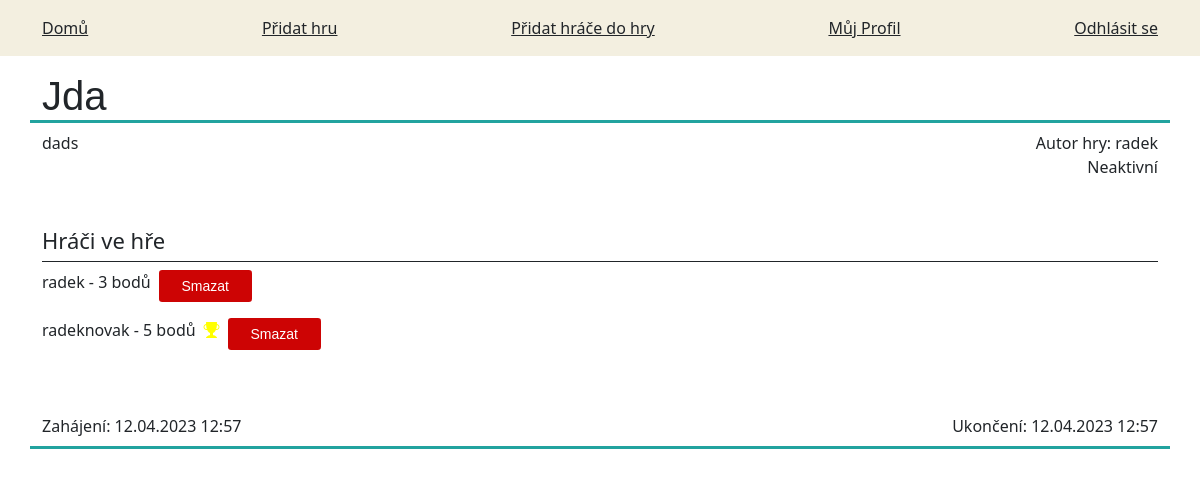
/70/ (signed in), run on an earlier commit of the app's database.
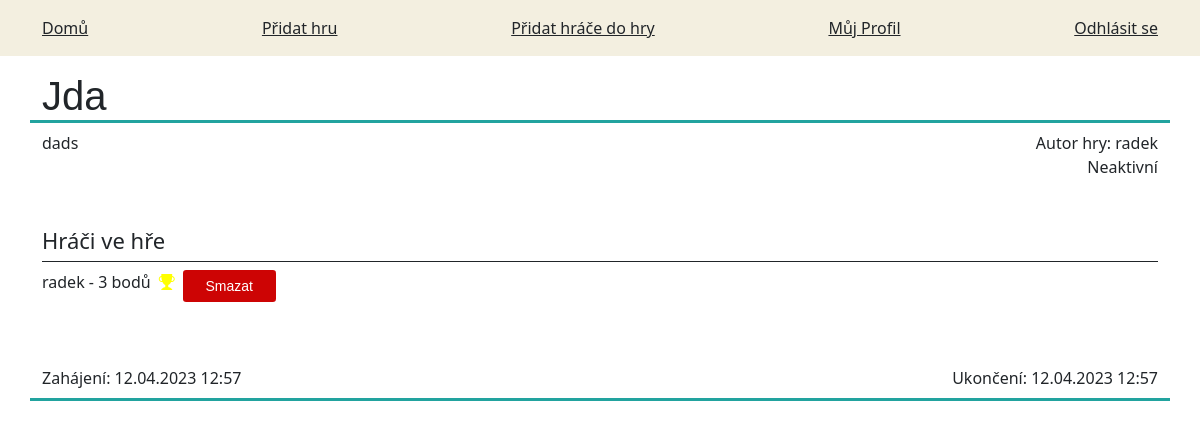
And on a later commit of the database.
### games/models.py (models this page shows, shortened)
class PlayerGame(models.Model):
    game = models.ForeignKey(Game, on_delete=models.CASCADE)
    player = models.ForeignKey(User, on_delete=models.CASCADE)
    score = models.IntegerField('skóre', default=0)

### games/views.py (the view, shortened to what this page needs)
# urls.py: path('<int:id>/', views.detail, name='detail'),
@login_required
def detail(request, id):
    game = Game.objects.get(pk=id)
    players = PlayerGame.objects.filter(game=id)                #detail hry
    is_admin_or_player = is_player_or_admin(request.user)
    return render(request, 'gameDetail.html',
                  {'game': game, 'players': players, 'is_admin_or_player': is_admin_or_player,
                   'winner': str(game.winner)})

### games/views.py (called while the page is built)
def is_player_or_admin(user):
    if user.is_superuser:                   #funkce na určení zda je užívatel admin nebo hráč
        return user.is_superuser
    else:
        return user.groups.filter(name='Hráč').exists()

### templates/gameDetail.html (shortened to what this page needs)
{% extends 'base.html' %}
{% block content %}
    {% if game %}
        <div class="container" style="border-bottom: 3px solid black; border-bottom-color: #22A39F">
            <div class="row" style="">
                <h1 class="d-flex float-start"
                    style="font-family: Helvetica; border-bottom: 3px solid black; border-bottom-color: #22A39F">{{ game.title }}</h1>
                <div/>
                <span class="d-flex justify-content-start float-start">{{ game.description }}</span>
                {% if game.author.is_superuser %}
                    <span class="text-danger d-flex justify-content-end">Autor: {{ game.author }}</span>
                {% else %}
                    <span class="d-flex justify-content-end">Autor hry: {{ game.author }}</span>
                {% endif %}
                {% if game.active == True %}
                    <label class="d-flex justify-content-end"><span
                            class="me-1 text-success">●</span>Aktivní</label>
                {% else %}
                    <label class="d-flex justify-content-end">Neaktivní</label>
                {% endif %}
                {% if players %}
                    <div class="mt-5 border-bottom border-dark mb-2">
                        <h2 style="font-size: 22px">Hráči ve hře</h2>
                    </div>
{% for player in players %}
    <div class="pb-2">
    <label class="d-flex justify-content-start mb-2">
        {{ player.player.username }} - {{ player.score }} bodů
        {% if game.winner and winner == player.player.username %}
            <i class="bi bi-trophy-fill ms-2" style="color:yellow"></i>
        {% endif %}
        {% if user.is_superuser or user == game.author %}
            <button class="col-1 float-end ms-2 btn btn-sm" style="background-color: #CD0404">
                <a class="text-decoration-none text-white " style="font-family: Helvetica"
                   href={% url 'deletePlayer' id=player.pk %}>Smazat</a>
            </button>
        {% endif %}
    </label>
    </div>
{% endfor %}
                {% endif %}
                {% if game.active == True %}
                    <form method="POST">
                        {% csrf_token %}
                        <input type="submit" value="Ukončit hru" class="btn btn-danger">
                    </form>
                    <span class="d-flex float-start justify-content-start mt-5">Zahájení: {{ game.time_start|date:'d.m.Y H:i' }}</span>
                {% else %}
                    <span class="d-flex float-start justify-content-start mt-5">Zahájení: {{ game.time_start|date:'d.m.Y H:i' }}</span>
                    <span class="d-flex float-end justify-content-end mt-5 pb-2">Ukončení: {{ game.time_end|date:'d.m.Y H:i' }}</span>
                {% endif %}
            </div>
        </div>
    {% endif %}
{% endblock %}

### templates/base.html (shortened to what this page needs)
<!DOCTYPE html>
<html>
<head>
    <link href="https://cdn.jsdelivr.net/npm/bootstrap@5.0.1/dist/css/bootstrap.min.css" rel="stylesheet"
>
<link href="https://cdn.jsdelivr.net/npm/bootstrap-icons@1.5.0/font/bootstrap-icons.css" rel="stylesheet">
</head>
<body>
{% block body %}
    <div class="p-3 mb-3" style="background-color: #F3EFE0">
        <div class="container d-flex justify-content-between">
            {% if user.is_authenticated %}
                <div><a class="text-dark" href="{% url 'index' %}">Domů</a></div>
                {% for group in request.user.groups.all %}
                    {% if group.name == 'Hráč' %}
                        <div><a class="text-dark" href="{% url 'add' %}">Přidat hru</a></div>
                        <div><a class="text-dark" href="{% url 'addGamePlayers' %}">Přidat hráče do hry</a></div>
                    {% endif %}
                {% endfor %}
                <div><a class="text-dark" href="{% url 'home' %}">Můj Profil</a></div>
                <div><a class="text-dark" href="{% url 'account_logout' %}">Odhlásit se</a></div>
            {% else %}
                <div><a class="text-dark" href="{% url 'account_login' %}">Sign In</a></div>
                <div><a class="text-dark" href="{% url 'account_signup' %}">Sign Up</a></div>
            {% endif %}
        </div>
    </div>
    {% block content %}
    {% endblock %}
{% endblock %}
</body>
</html>

What changed in the data, as far as the page shows it:
removed PlayerGame: player.username "radeknovak", score "5"
changed Game "Jda": winner "radeknovak" → "radek" (drawn)
